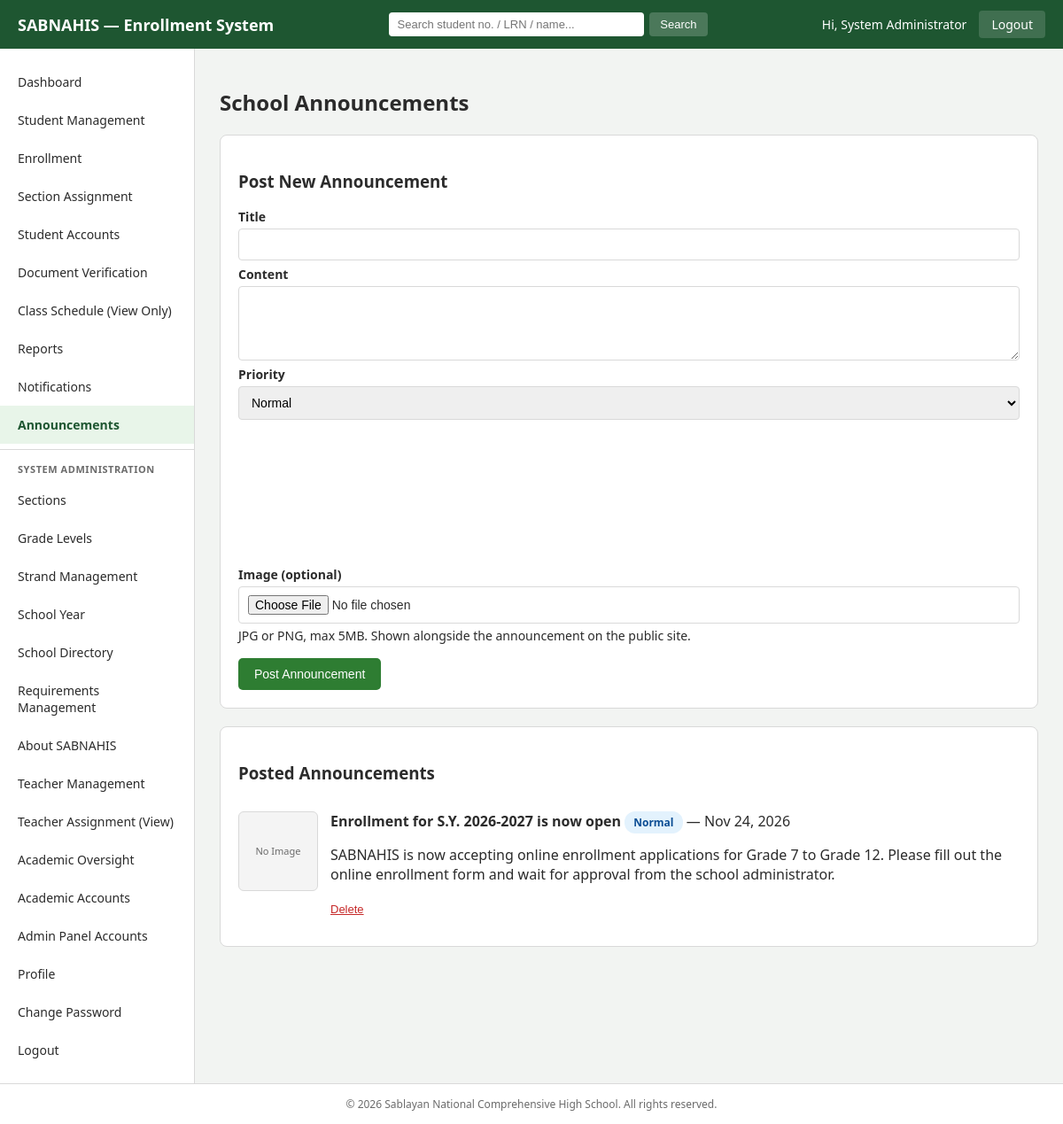
The app's page /admin/announcements.php (signed in) with its own data.
### tables this page shows
CREATE TABLE announcements (
    announcement_id INT AUTO_INCREMENT PRIMARY KEY,
    title           VARCHAR(150) NOT NULL,
    content         TEXT NOT NULL,
    image           VARCHAR(255) DEFAULT NULL,
    priority        ENUM('Normal','Important','Urgent') NOT NULL DEFAULT 'Normal',
    date_posted     TIMESTAMP DEFAULT CURRENT_TIMESTAMP
);

### includes/functions.php (called while the page is built, shortened)
<?php
function clean($str) {
    return htmlspecialchars(trim($str ?? ''), ENT_QUOTES, 'UTF-8');
}

### admin/announcements.php (the view, shortened to what this page needs)
<?php
require_once __DIR__ . '/../config/db.php';
require_once __DIR__ . '/../includes/functions.php';
$announcements = $pdo->query('SELECT * FROM announcements ORDER BY date_posted DESC')->fetchAll();
require_once __DIR__ . '/includes/header.php';
require_once __DIR__ . '/includes/sidebar.php';
?>
<main class="admin-main">
    <h2>School Announcements</h2>
    <section class="panel">
        <h3>Post New Announcement</h3>
        <form method="POST" enctype="multipart/form-data" class="form-grid">
            <label class="full">Title<input type="text" name="title" required></label>
            <label class="full">Content<textarea name="content" rows="4" required></textarea></label>
            <label>Priority
                <select name="priority">
                    <option value="Normal" selected>Normal</option>
                </select>
            </label>
            <label class="full">Image (optional)
                <input type="file" name="image" accept=".jpg,.jpeg,.png">
                <span class="muted" style="font-weight:normal;">JPG or PNG, max 5MB. Shown alongside the announcement on the public site.</span>
            </label>
            <div class="form-actions"><button type="submit" class="btn-primary">Post Announcement</button></div>
        </form>
    </section>
    <section class="panel">
        <h3>Posted Announcements</h3>
        <?php if (empty($announcements)): ?>
            <p class="muted">No announcements posted yet.</p>
        <?php else: ?>
            <ul class="announcement-list">
                <?php foreach ($announcements as $a): ?>
                    <li>
                        <div class="announcement-list-row">
                            <?php if (!empty($a['image'])): ?>
                                <img src="<?php echo BASE_URL; ?>uploads/<?php echo urlencode($a['image']); ?>" alt="Announcement image" class="announcement-thumb">
                            <?php else: ?>
                                <div class="announcement-thumb announcement-thumb-placeholder">No Image</div>
                            <?php endif; ?>
                            <div>
                                <strong><?php echo clean($a['title']); ?></strong>
                                <span class="badge badge-<?php echo strtolower($a['priority']); ?>"><?php echo clean($a['priority']); ?></span>
                                <span class="muted"> &mdash; <?php echo date('M d, Y', strtotime($a['date_posted'])); ?></span>
                                <p><?php echo nl2br(clean($a['content'])); ?></p>
                                <form method="POST" onsubmit="return confirm('Delete this announcement?');">
                                    <button type="submit" class="link-danger">Delete</button>
                                </form>
                            </div>
                        </div>
                    </li>
                <?php endforeach; ?>
            </ul>
        <?php endif; ?>
    </section>
</main>
<?php require_once __DIR__ . '/includes/footer.php'; ?>

### assets/css/admin.css (style rules this page uses)
:root { --green-dark: #1e5631; --green: #2e7d32; --green-light: #e8f5e9; --gold: #f5a623; --text: #2b2b2b; --muted: #6b6b6b; --border: #d9d9d9; --danger: #c62828; --blue: #1565c0; }
* { box-sizing: border-box; }
body { margin: 0; font-family: 'Segoe UI', Arial, sans-serif; color: var(--text); background: #f2f4f2; }
.admin-main { flex: 1; padding: 24px 28px; }
.panel { background: #fff; border: 1px solid var(--border); border-radius: 8px; padding: 20px; margin-bottom: 20px; }
.announcement-list { list-style: none; padding: 0; margin: 0; }
.announcement-list li { border-bottom: 1px solid var(--border); padding: 12px 0; }
.announcement-list li:last-child { border-bottom: none; }
.announcement-list-row { display: flex; gap: 14px; align-items: flex-start; }
.announcement-thumb { width: 90px; height: 90px; object-fit: cover; border-radius: 6px; border: 1px solid var(--border); background: #fff; flex-shrink: 0; }
.announcement-thumb-placeholder { display: flex; align-items: center; justify-content: center; font-size: 11px; color: var(--muted); text-align: center; background: #f4f4f4; }
.form-grid { display: flex; flex-direction: column; gap: 6px; }
.form-row label, .form-grid > label { flex: 1 1 220px; display: flex; flex-direction: column; font-size: 14px; font-weight: 600; gap: 4px; }
.form-row label.full, .form-grid > label.full { flex: 1 1 100%; }
.form-grid input, .form-grid select, .form-grid textarea { font-weight: normal; padding: 9px 10px; border: 1px solid var(--border); border-radius: 4px; font-size: 14px; }
.form-actions { margin-top: 10px; display: flex; gap: 10px; }
.btn-primary { background: var(--green); color: #fff; border: none; padding: 10px 18px; border-radius: 5px; cursor: pointer; text-decoration: none; display: inline-block; font-size: 14px; }
.link-danger { background: none; border: none; color: var(--danger); cursor: pointer; text-decoration: underline; font-size: 13px; padding: 0; }
.badge { padding: 4px 10px; border-radius: 12px; font-size: 12px; font-weight: 600; }
.badge-normal { background: #e3f2fd; color: #0b4d94; }

### records on screen
announcements: shows "No Image", title "Enrollment for S.Y. 2026-2027 is now open", priority "Normal", date_posted "Nov 24, 2026", content "SABNAHIS is now accepting online enrollment applications for Grade 7 to Grade 12. Please fill out the online enrollment form and wait for approval from the school administrator."

### other values on screen
SITE_SHORT_NAME "SABNAHIS"
$_SESSION['admin_fullname'] "System Administrator"
SITE_NAME "Sablayan National Comprehensive High School"
